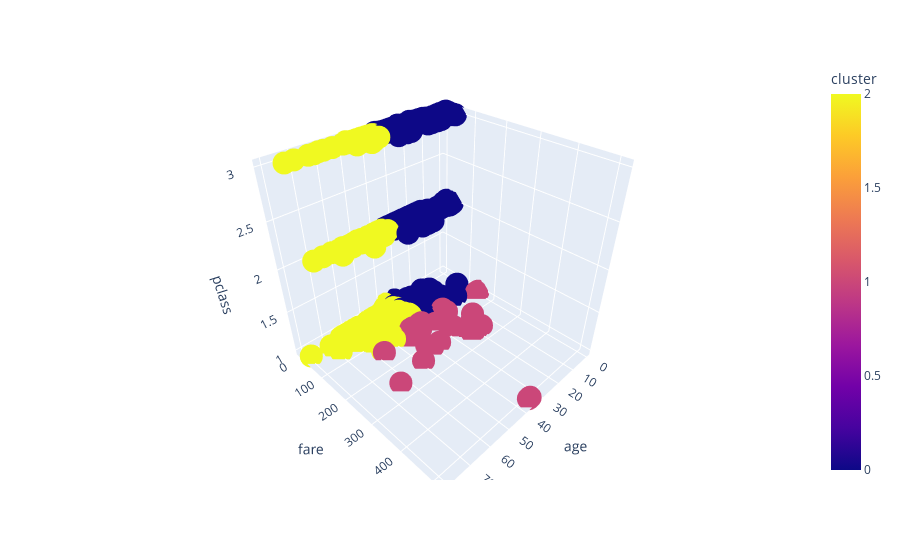

This figure's notebook cell:
### Code cell
import plotly.express as  px
fig=px.scatter_3d(df,x='age',y='fare',z='pclass',color='cluster')
fig.show()

### Figure 1 — Plotly figure (JSON) as saved in the notebook; plotly's stock layout.template omitted (floating-point values rounded to 4 significant figures; data arrays with more than 128 entries replaced by an {"elided": "..."} marker saying what was removed)
{"data": [{"hovertemplate": "age=%{x}<br>fare=%{y}<br>pclass=%{z}<br>cluster=%{marker.color}<extra></extra>", "legendgroup": "", "marker": {"color": {"elided": "891 int values"}, "coloraxis": "coloraxis", "symbol": "circle"}, "mode": "markers", "name": "", "scene": "scene", "showlegend": false, "type": "scatter3d", "x": {"elided": "891 float values"}, "y": {"elided": "891 float values"}, "z": {"elided": "891 int values"}}], "layout": {"coloraxis": {"colorbar": {"title": {"text": "cluster"}}, "colorscale": [[0, "#0d0887"], [0.1111, "#46039f"], [0.2222, "#7201a8"], [0.3333, "#9c179e"], [0.4444, "#bd3786"], [0.5556, "#d8576b"], [0.6667, "#ed7953"], [0.7778, "#fb9f3a"], [0.8889, "#fdca26"], [1, "#f0f921"]]}, "legend": {"tracegroupgap": 0}, "margin": {"t": 60}, "scene": {"domain": {"x": [0, 1], "y": [0, 1]}, "xaxis": {"title": {"text": "age"}}, "yaxis": {"title": {"text": "fare"}}, "zaxis": {"title": {"text": "pclass"}}}}}
